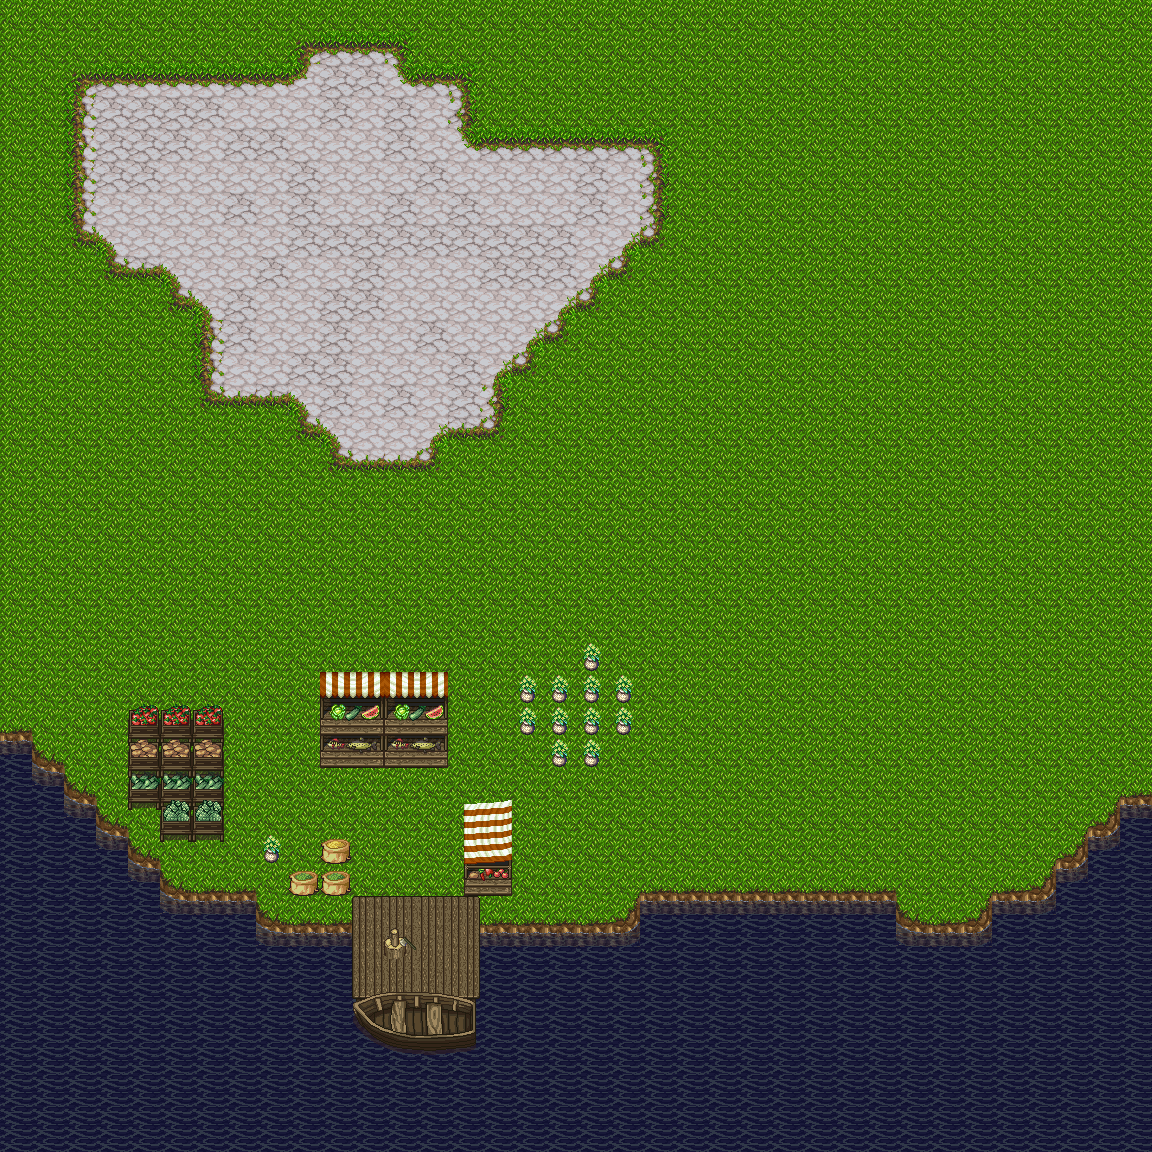

Tiled map render using the project's own tile images. Description and the map definition, with tile-layer contents summarised, below:
An orthogonal 36x36 tile map with 32x32 px tiles, 3 tile layers (Слой тайлов 1, Слой тайлов 2, Слой тайлов 3).

<map version="1.4" tiledversion="1.4.2" orientation="orthogonal" renderorder="right-down" width="36" height="36" tilewidth="32" tileheight="32" infinite="0" nextlayerid="4" nextobjectid="1">
 <tileset firstgid="1" source="../Tileset/Tileset1.tsx" />
 <layer id="1" name="Слой тайлов 1" width="36" height="36">
  <data>[1296 cells, 1296 non-empty, 26 distinct tile ids]</data>
 </layer>
 <layer id="2" name="Слой тайлов 2" width="36" height="36">
  <data>[1296 cells, 61 non-empty, 31 distinct tile ids]</data>
 </layer>
 <layer id="3" name="Слой тайлов 3" width="36" height="36">
  <data>[1296 cells, 19 non-empty, 13 distinct tile ids]</data>
 </layer>
</map>